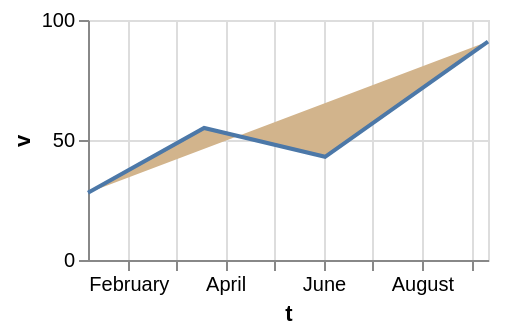

Describe this chart as a Vega-Lite specification.
### Vega-Lite specification from a JSON file in a GitHub repository (floating-point values rounded to 4 significant figures)
{"$schema": "https://vega.github.io/schema/vega-lite/v6.json", "width": 200, "height": 120, "data": {"values": [{"c": "alpha", "v": 28, "w": 3, "t": "2024-01-07"}, {"c": "beta", "v": 55, "w": 7, "t": "2024-03-19"}, {"c": "gamma", "v": 43, "w": 5, "t": "2024-06-02"}, {"c": "delta", "v": 91, "w": 9, "t": "2024-09-11"}]}, "mark": "line", "encoding": {"x": {"field": "t", "type": "temporal"}, "y": {"field": "v", "type": "quantitative"}}, "config": {"line": {"fill": "tan"}}}
